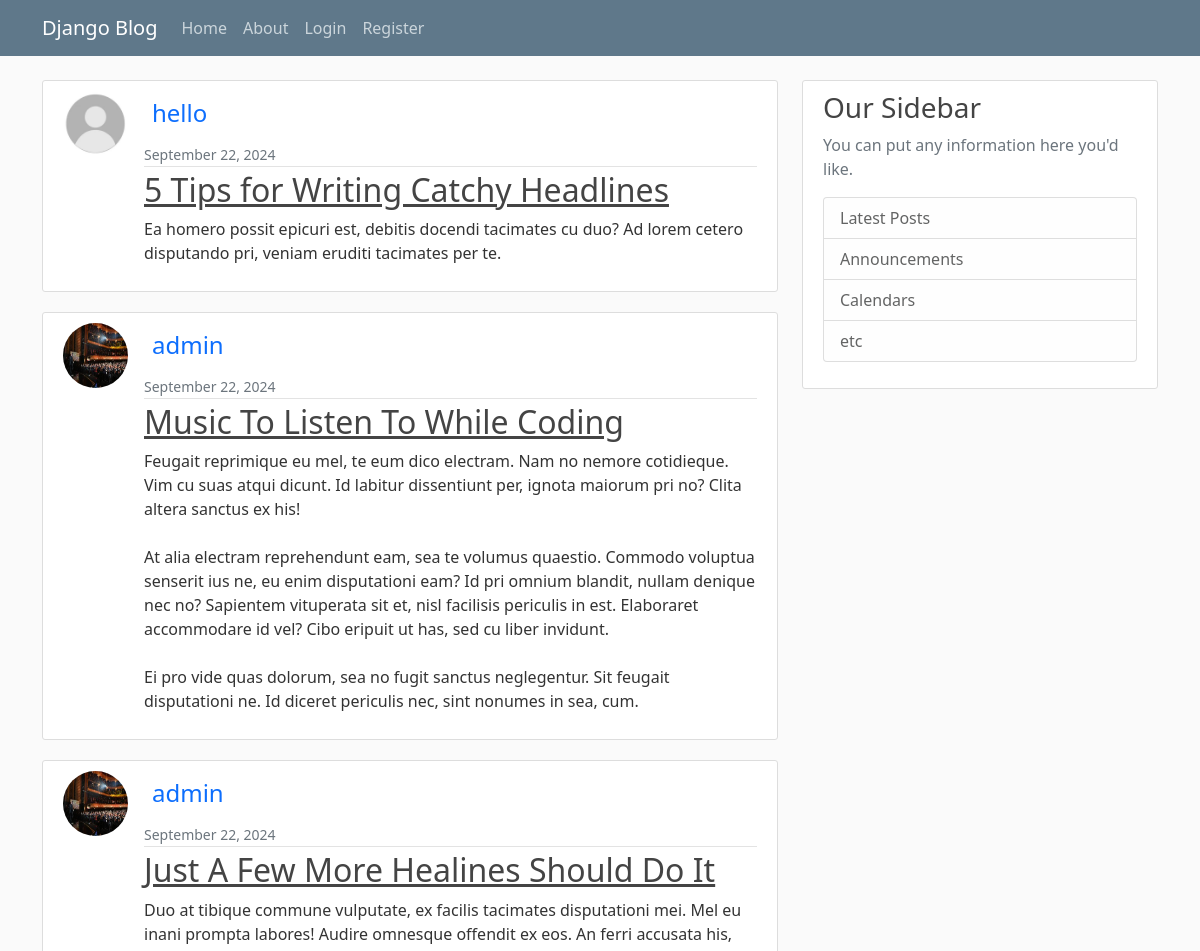
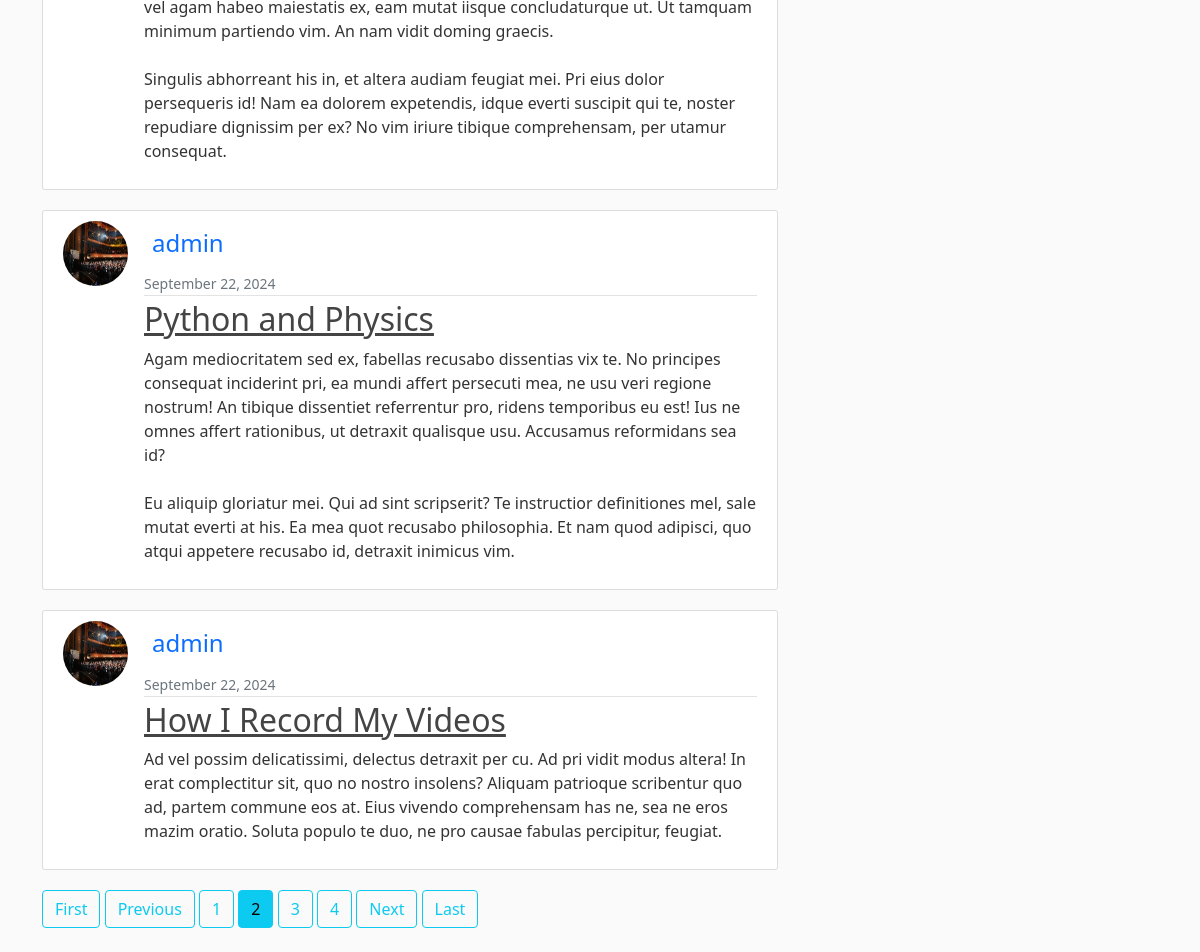
Screenshot of /?page=2 with the database file from the repository (2 pictures, top to bottom).
### blog/models.py (models this page shows, shortened)
class Post(models.Model):
    title=models.CharField(max_length=100)
    content=models.TextField()#for large amount of text, since posts can contain many text.
    date_posted=models.DateTimeField(default=timezone.now)#we dont pass timezone.now() as a function, but pass timezone.now as a reference to the function. if we passed it as function i.e using paranthesis, then it would return the time when this model was created, but we pass it as a reference whenever the user creates the post
    author=models.ForeignKey(User,on_delete=models.CASCADE)#author: a ForeignKey linking to the User model. This establishes a many-to-one relationship, meaning each post is written by one user, but each user can write many posts. The on_delete=models.CASCADE parameter specifies that if a user is deleted, all of their posts will also be deleted automatically, which is a common behavior in blog applications to maintain referential integrity.

### users/models.py (models this page shows, shortened)
class Profile(models.Model):
    user = models.OneToOneField(User,on_delete=models.CASCADE)
    image= models.ImageField(default="default.jpg",upload_to="profile_pics")

### blog/views.py (the view)
# urls.py: path('',PostListView.as_view(),name='blog-home'),
class PostListView(ListView):
    model = Post
    template_name = 'blog/home.html' # <app>/<model>_<viewtype>.html
    context_object_name = 'posts'
    ordering = ['-date_posted'] # here '-' sign changes the order of the posts from oldest2latest to latest2oldest
    paginate_by =5 #no. of posts per page

### blog/templates/blog/home.html
{% extends 'blog/base.html' %} {% block content %} {% for post in posts%}
<article class="media content-section d-flex">
    <img src="{{ post.author.profile.image.url }}" class="rounded-circle article-img">
    <div class="media-body ">
        <div class="article-metadata d-flex flex-column ">
            <a class=" p-2 text-decoration-none h4" href="{%url 'user-posts' post.author.username %}">{{ post.author }}</a>
            <small class="text-muted  ">{{ post.date_posted|date:'F d, Y' }}</small>
        </div>
        <h2><a class="article-title" href="{% url 'post-detail' post.id %}">{{ post.title }}</a></h2>
        <p class="article-content">{{ post.content }}</p>
    </div>
</article>
{% endfor %}
{% if is_paginated%}
    {% if page_obj.has_previous %}
        <a href="?page=1" class="btn btn-outline-info mb-4">First</a>
        <a href="?page={{ page_obj.previous_page_number }}" class="btn btn-outline-info mb-4">Previous</a>
    {% endif %}
{% for num in page_obj.paginator.page_range %}
    {% if page_obj.number == num %}
        <a href="?page={{ num }}" class="btn btn-info mb-4">{{ num }}</a>
    {% elif num > page_obj.number|add:'-3' and num < page_obj.number|add:'3' %}
        <a href="?page={{ num }}" class="btn btn-outline-info mb-4">{{ num }}</a>
    {% endif %}
{% endfor %}
{% if page_obj.has_next %}
    <a href="?page={{ page_obj.next_page_number }}" class="btn btn-outline-info mb-4">Next</a>
    <a href="?page={{ page_obj.paginator.num_pages }}" class="btn btn-outline-info mb-4">Last</a>
{% endif %}
{% endif %}
{% endblock %}

### blog/static/blog/main.css (style rules this page uses)
body { background: #fafafa; color: #333333; margin-top: 5rem; }
h1, h2, h3, h4, h5, h6 { color: #444444; }
.content-section { background: #ffffff; padding: 10px 20px; border: 1px solid #dddddd; border-radius: 3px; margin-bottom: 20px; }
.article-title { color: #444444; }
.article-content { white-space: pre-line; }
.article-img { height: 65px; width: 65px; margin-right: 16px; }
.article-metadata { padding-bottom: 1px; margin-bottom: 4px; border-bottom: 1px solid #e3e3e3 }

### rows the page displays
Post: author.profile.image (placeholder picture), author "hello", date_posted "September 22, 2024", title "5 Tips for Writing Catchy Headlines", content "Ea homero possit epicuri est, debitis docendi tacimates cu duo? Ad lorem cetero disputando pri, veniam eruditi tacimates per te."
Post: author.profile.image (picture), author "admin", date_posted "September 22, 2024", title "Music To Listen To While Coding", content "Feugait reprimique eu mel, te eum dico electram. Nam no nemore cotidieque. Vim cu suas atqui dicunt. Id labitur dissentiunt per, ignota maiorum pri no? Clita altera sanctus ex his! At alia electram reprehendunt eam, sea te volumus quaestio. Commodo voluptua senserit ius ne, eu enim disputationi eam? Id pri omnium blandit, nullam denique nec no? Sapientem vituperata sit et, nisl facilisis periculis in est. Elaboraret accommodare id vel? Cibo eripuit ut has, sed cu liber invidunt. Ei pro vide quas dolorum, sea no fugit sanctus neglegentur. Sit feugait disputationi ne. Id diceret periculis nec, sint nonumes in sea, cum."
Post: author.profile.image (picture), author "admin", date_posted "September 22, 2024", title "Just A Few More Healines Should Do It", content "Duo at tibique commune vulputate, ex facilis tacimates disputationi mei. Mel eu inani prompta labores! Audire omnesque offendit ex eos. An ferri accusata his, vel agam habeo maiestatis ex, eam mutat iisque concludaturque ut. Ut tamquam minimum partiendo vim. An nam vidit doming graecis. Singulis abhorreant his in, et altera audiam feugiat mei. Pri eius dolor persequeris id! Nam ea dolorem expetendis, idque everti suscipit qui te, noster repudiare dignissim per ex? No vim iriure tibique comprehensam, per utamur consequat."
Post: author.profile.image (picture), author "admin", date_posted "September 22, 2024", title "Python and Physics", content "Agam mediocritatem sed ex, fabellas recusabo dissentias vix te. No principes consequat inciderint pri, ea mundi affert persecuti mea, ne usu veri regione nostrum! An tibique dissentiet referrentur pro, ridens temporibus eu est! Ius ne omnes affert rationibus, ut detraxit qualisque usu. Accusamus reformidans sea id? Eu aliquip gloriatur mei. Qui ad sint scripserit? Te instructior definitiones mel, sale mutat everti at his. Ea mea quot recusabo philosophia. Et nam quod adipisci, quo atqui appetere recusabo id, detraxit inimicus vim."
Post: author.profile.image (picture), author "admin", date_posted "September 22, 2024", title "How I Record My Videos", content "Ad vel possim delicatissimi, delectus detraxit per cu. Ad pri vidit modus altera! In erat complectitur sit, quo no nostro insolens? Aliquam patrioque scribentur quo ad, partem commune eos at. Eius vivendo comprehensam has ne, sea ne eros mazim oratio. Soluta populo te duo, ne pro causae fabulas percipitur, feugiat."

### other values shown
{{ num }} "1" "3" "4"
{{ num }} "2"
